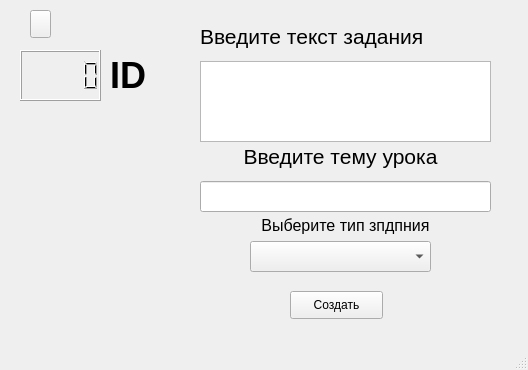
<?xml version="1.0" encoding="UTF-8"?>
<ui version="4.0">
 <class>MainWindow</class>
 <widget class="QMainWindow" name="MainWindow">
  <property name="geometry">
   <rect>
    <x>0</x>
    <y>0</y>
    <width>528</width>
    <height>370</height>
   </rect>
  </property>
  <property name="windowTitle">
   <string>MainWindow</string>
  </property>
  <widget class="QWidget" name="centralwidget">
   <widget class="QPushButton" name="pushButton">
    <property name="geometry">
     <rect>
      <x>290</x>
      <y>291</y>
      <width>93</width>
      <height>28</height>
     </rect>
    </property>
    <property name="cursor">
     <cursorShape>PointingHandCursor</cursorShape>
    </property>
    <property name="text">
     <string>Создать</string>
    </property>
   </widget>
   <widget class="QTextEdit" name="textEdit">
    <property name="geometry">
     <rect>
      <x>200</x>
      <y>61</y>
      <width>291</width>
      <height>81</height>
     </rect>
    </property>
   </widget>
   <widget class="QPushButton" name="back_button">
    <property name="geometry">
     <rect>
      <x>30</x>
      <y>10</y>
      <width>21</width>
      <height>28</height>
     </rect>
    </property>
    <property name="cursor">
     <cursorShape>PointingHandCursor</cursorShape>
    </property>
    <property name="autoFillBackground">
     <bool>false</bool>
    </property>
    <property name="text">
     <string/>
    </property>
    <property name="icon">
     <iconset>
      <normaloff>C:/Users/ryazh/Downloads/i.webp</normaloff>C:/Users/ryazh/Downloads/i.webp</iconset>
    </property>
   </widget>
   <widget class="QComboBox" name="comboBox">
    <property name="geometry">
     <rect>
      <x>250</x>
      <y>241</y>
      <width>181</width>
      <height>31</height>
     </rect>
    </property>
   </widget>
   <widget class="QLineEdit" name="lineEdit">
    <property name="geometry">
     <rect>
      <x>200</x>
      <y>181</y>
      <width>291</width>
      <height>31</height>
     </rect>
    </property>
   </widget>
   <widget class="QLabel" name="label">
    <property name="geometry">
     <rect>
      <x>200</x>
      <y>21</y>
      <width>281</width>
      <height>31</height>
     </rect>
    </property>
    <property name="font">
     <font>
      <pointsize>16</pointsize>
     </font>
    </property>
    <property name="text">
     <string>Введите текст задания</string>
    </property>
    <property name="alignment">
     <set>Qt::AlignLeading|Qt::AlignLeft|Qt::AlignVCenter</set>
    </property>
   </widget>
   <widget class="QLabel" name="label_2">
    <property name="geometry">
     <rect>
      <x>200</x>
      <y>141</y>
      <width>281</width>
      <height>31</height>
     </rect>
    </property>
    <property name="font">
     <font>
      <pointsize>16</pointsize>
     </font>
    </property>
    <property name="text">
     <string>Введите тему урока</string>
    </property>
    <property name="alignment">
     <set>Qt::AlignCenter</set>
    </property>
   </widget>
   <widget class="QLabel" name="label_3">
    <property name="geometry">
     <rect>
      <x>210</x>
      <y>210</y>
      <width>271</width>
      <height>31</height>
     </rect>
    </property>
    <property name="font">
     <font>
      <pointsize>12</pointsize>
     </font>
    </property>
    <property name="text">
     <string>Выберите тип зпдпния</string>
    </property>
    <property name="alignment">
     <set>Qt::AlignCenter</set>
    </property>
   </widget>
   <widget class="QLCDNumber" name="lcd">
    <property name="geometry">
     <rect>
      <x>20</x>
      <y>50</y>
      <width>81</width>
      <height>51</height>
     </rect>
    </property>
   </widget>
   <widget class="QLabel" name="label_4">
    <property name="geometry">
     <rect>
      <x>110</x>
      <y>40</y>
      <width>61</width>
      <height>71</height>
     </rect>
    </property>
    <property name="font">
     <font>
      <pointsize>27</pointsize>
      <weight>75</weight>
      <bold>true</bold>
     </font>
    </property>
    <property name="text">
     <string>ID</string>
    </property>
   </widget>
  </widget>
  <widget class="QStatusBar" name="statusbar"/>
 </widget>
 <resources/>
 <connections/>
</ui>
